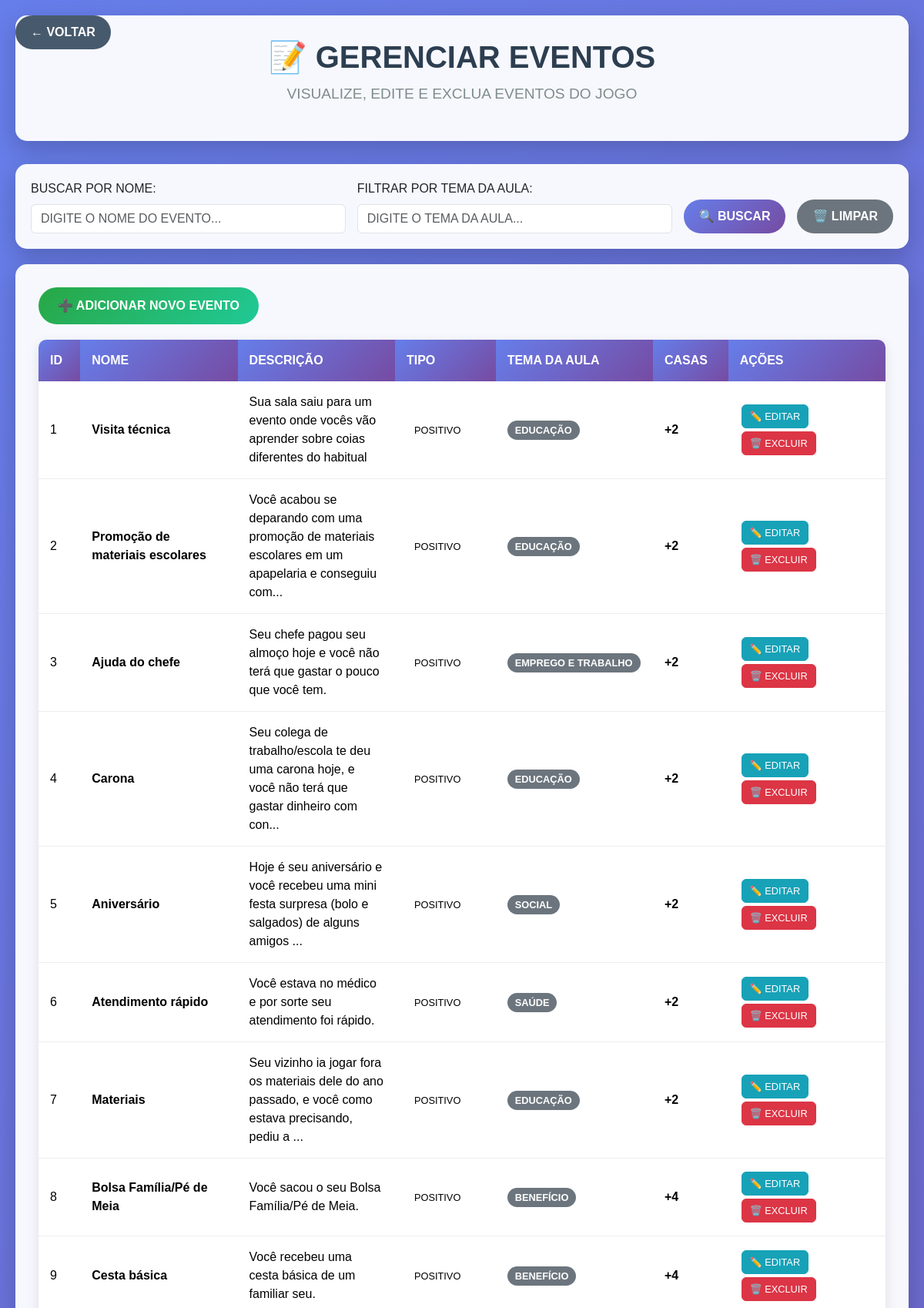
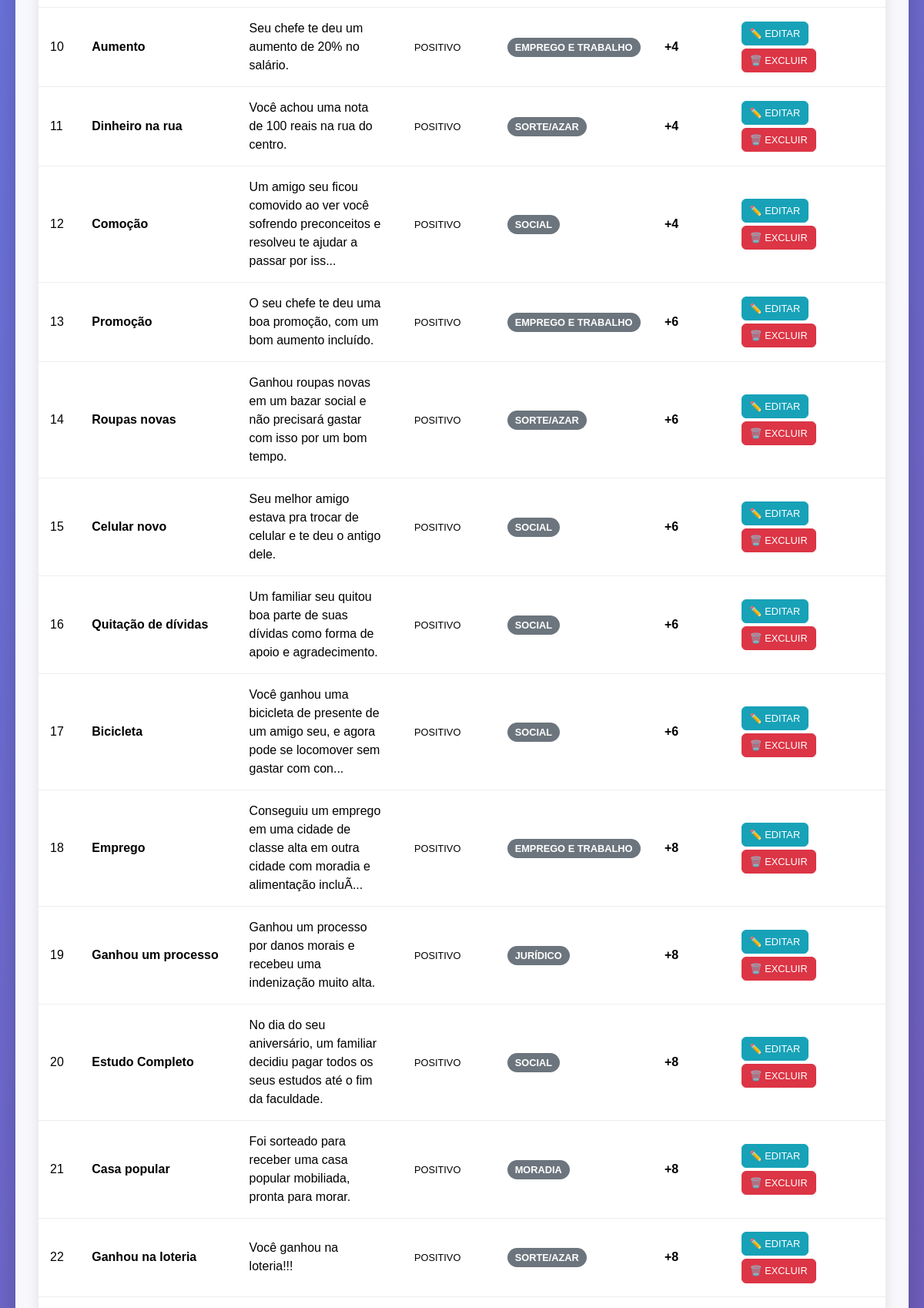
The app's page /Adm/gerenciarEventos.php (signed in, upper part) with its own data (2 pictures, top to bottom).
### tables this page shows
CREATE TABLE `tbevento` (
  `idEvento` int(11) NOT NULL,
  `nomeEvento` varchar(50) NOT NULL,
  `descricaoEvento` varchar(255) NOT NULL,
  `modificadorEvento` varchar(120) NOT NULL,
  `dificuldadeEvento` varchar(10) NOT NULL,
  `temaAula` varchar(50) DEFAULT NULL,
  `impactoEvento` varchar(50) NOT NULL,
  `casaEvento` int(100) NOT NULL
);

### Adm/gerenciarEventos.php (the view, shortened to what this page needs)
<?php include('../banco/conexao.php');
include('../includes/verificar_login.php'); ?>
<!DOCTYPE html>
<html lang="pt-BR">
<head>
    <link href="https://cdn.jsdelivr.net/npm/bootstrap@5.3.7/dist/css/bootstrap.min.css" rel="stylesheet">
    <link rel="stylesheet" href="./css/gerenciarEventos.css">
</head>
<body>
    <a href="index.php" class="back-btn">← VOLTAR</a>
    <div class="admin-container">
        <div class="admin-header">
            <h1 class="admin-title">📝 GERENCIAR EVENTOS</h1>
            <p class="admin-subtitle">VISUALIZE, EDITE E EXCLUA EVENTOS DO JOGO</p>
        </div>
        <div class="search-section">
            <form method="GET" class="search-form">
                <div class="form-group">
                    <label for="search" class="form-label">BUSCAR POR NOME:</label>
                    <input type="text" class="form-control" id="search" name="search"
                           value="<?php echo isset($_GET['search']) ? htmlspecialchars($_GET['search']) : ''; ?>"
                           placeholder="DIGITE O NOME DO EVENTO..." autocomplete="off">
                </div>
                <div class="form-group">
                    <label for="tema" class="form-label">FILTRAR POR TEMA DA AULA:</label>
                    <input type="text" class="form-control" id="tema" name="tema"
                           value="<?php echo isset($_GET['tema']) ? htmlspecialchars($_GET['tema']) : ''; ?>"
                           placeholder="DIGITE O TEMA DA AULA..." autocomplete="off">
                </div>
                <button type="submit" class="btn search-btn">🔍 BUSCAR</button>
                <a href="gerenciarEventos.php" class="btn clear-btn">🗑️ LIMPAR</a>
            </form>
        </div>
        <div class="events-section">
            <a href="cadastrarEvento.php" class="add-event-btn">➕ ADICIONAR NOVO EVENTO</a>
            <div class="events-table">
                <table class="table table-hover">
                    <thead>
                        <tr>
                            <th>ID</th>
                            <th>NOME</th>
                            <th>DESCRIÇÃO</th>
                            <th>TIPO</th>
                            <th>TEMA DA AULA</th>
                            <th>CASAS</th>
                            <th>AÇÕES</th>
                        </tr>
                    </thead>
                    <tbody>
                        <?php
                        $whereConditions = [];
                        $params = [];
                        $whereClause = !empty($whereConditions) ? 'WHERE ' . implode(' AND ', $whereConditions) : '';
                        $query = "SELECT * FROM tbevento $whereClause ORDER BY idEvento ASC";
                        $stmt = $pdo->prepare($query);
                        $stmt->execute($params);
                        while ($row = $stmt->fetch(PDO::FETCH_ASSOC)) {
                            $tipo = $row['casaEvento'] > 0 ? 'POSITIVO' : 'NEGATIVO';
                            $casas = $row['casaEvento'];
                            $temaAula = $row['temaAula'] ?? 'NÃO DEFINIDO';
                            echo "<tr>";
                            echo "<td>{$row['idEvento']}</td>";
                            echo "<td><strong>{$row['nomeEvento']}</strong></td>";
                            echo "<td>" . substr($row['descricaoEvento'], 0, 100) . (strlen($row['descricaoEvento']) > 100 ? '...' : '') . "</td>";
                            echo "<td><span class='badge-tipo badge-{$tipo}'>" . ucfirst($tipo) . "</span></td>";
                            echo "<td><span class='badge-tema'>" . htmlspecialchars($temaAula) . "</span></td>";
                            echo "<td><strong>" . ($casas > 0 ? '+' : '') . $casas . "</strong></td>";
                            echo "<td>";
                            echo "<a href='editarEvento.php?id={$row['idEvento']}' class='btn btn-action btn-edit'>✏️ EDITAR</a>";
                            echo "<a href='excluirEvento.php?id={$row['idEvento']}' class='btn btn-action btn-delete' onclick='return confirm(\"TEM CERTEZA QUE DESEJA EXCLUIR ESTE EVENTO?\")'>🗑️ EXCLUIR</a>";
                            echo "</td>";
                            echo "</tr>";
                        }
                        ?>
                    </tbody>
                </table>
            </div>
        </div>
        <br><br><br><br>
    </div>
</body>
</html>

### Adm/css/gerenciarEventos.css (style rules this page uses)
body { background: linear-gradient(135deg, #667eea 0%, #764ba2 100%); min-height: 100vh; font-family: 'Arial', sans-serif; }
.admin-container { max-width: 1400px; margin: 0 auto; padding: 20px; }
.admin-header { background: rgba(255, 255, 255, 0.95); border-radius: 15px; padding: 30px; margin-bottom: 30px; box-shadow: 0 10px 30px rgba(0, 0, 0, 0.2); text-align: center; }
.admin-title { color: #2c3e50; font-size: 2.5rem; font-weight: bold; margin-bottom: 10px; }
.admin-subtitle { color: #7f8c8d; font-size: 1.2rem; }
.events-section { background: rgba(255, 255, 255, 0.95); border-radius: 15px; padding: 30px; box-shadow: 0 10px 30px rgba(0, 0, 0, 0.2); margin-bottom: 30px; }
.events-table { background: white; border-radius: 10px; overflow: hidden; box-shadow: 0 5px 15px rgba(0, 0, 0, 0.1); }
.table thead th { background: linear-gradient(135deg, #667eea 0%, #764ba2 100%); color: white; border: none; padding: 15px; font-weight: bold; }
.table tbody td { padding: 15px; vertical-align: middle; border-bottom: 1px solid #eee; }
.badge-tipo { font-size: 0.8rem; padding: 5px 10px; border-radius: 15px; }
.badge-tema { font-size: 0.8rem; padding: 5px 10px; border-radius: 15px; background-color: #6c757d; color: white; font-weight: bold; }
.btn-action { margin: 2px; padding: 5px 10px; font-size: 0.8rem; }
.btn-edit { background-color: #17a2b8; border-color: #17a2b8; color: white; }
.btn-delete { background-color: #dc3545; border-color: #dc3545; color: white; }
.back-btn { position: fixed; top: 20px; left: 20px; background: rgba(52, 73, 94, 0.9); color: white; border: none; padding: 10px 20px; border-radius: 25px; text-decoration: none; font-weight: bold; transition: background 0.3s ease; z-index: 9999; }
.form-group { position: relative; }
.add-event-btn { background: linear-gradient(135deg, #28a745 0%, #20c997 100%); color: white; border: none; padding: 12px 25px; border-radius: 25px; text-decoration: none; font-weight: bold; transition: transform 0.3s ease; display: inline-block; margin-bottom: 20px; }
.search-section { background: rgba(255, 255, 255, 0.95); border-radius: 15px; padding: 20px; margin-bottom: 20px; box-shadow: 0 10px 30px rgba(0, 0, 0, 0.2); }
.search-form { display: flex; gap: 15px; align-items: end; flex-wrap: wrap; }
.search-form .form-group { flex: 1; min-width: 200px; }
.search-btn { background: linear-gradient(135deg, #667eea 0%, #764ba2 100%); color: white; border: none; padding: 10px 20px; border-radius: 25px; font-weight: bold; }
.clear-btn { background: #6c757d; color: white; border: none; padding: 10px 20px; border-radius: 25px; font-weight: bold; }
.table td, .table th { word-wrap: break-word; white-space: normal; max-width: 180px; }
.table td:nth-child(5) { word-wrap: break-word; white-space: normal; max-width: 180px; }

### records on screen
tbevento: idEvento "1", nomeEvento "Visita técnica", descricaoEvento "Sua sala saiu para um evento onde vocês vão aprender sobre coias diferentes do habitual", casaEvento "POSITIVO", temaAula "EDUCAÇÃO", casaEvento "2"
tbevento: idEvento "2", nomeEvento "Promoção de materiais escolares", descricaoEvento "Você acabou se deparando com uma promoção de materiais escolares em um apapelaria e conseguiu com", casaEvento "POSITIVO", temaAula "EDUCAÇÃO", casaEvento "2"
tbevento: idEvento "3", nomeEvento "Ajuda do chefe", descricaoEvento "Seu chefe pagou seu almoço hoje e você não terá que gastar o pouco que você tem.", casaEvento "POSITIVO", temaAula "EMPREGO E TRABALHO", casaEvento "2"
tbevento: idEvento "4", nomeEvento "Carona", descricaoEvento "Seu colega de trabalho/escola te deu uma carona hoje, e você não terá que gastar dinheiro com con", casaEvento "POSITIVO", temaAula "EDUCAÇÃO", casaEvento "2"
tbevento: idEvento "5", nomeEvento "Aniversário", descricaoEvento "Hoje é seu aniversário e você recebeu uma mini festa surpresa (bolo e salgados) de alguns amigos", casaEvento "POSITIVO", temaAula "SOCIAL", casaEvento "2"
tbevento: idEvento "6", nomeEvento "Atendimento rápido", descricaoEvento "Você estava no médico e por sorte seu atendimento foi rápido.", casaEvento "POSITIVO", temaAula "SAÚDE", casaEvento "2"
tbevento: idEvento "7", nomeEvento "Materiais", descricaoEvento "Seu vizinho ia jogar fora os materiais dele do ano passado, e você como estava precisando, pediu a", casaEvento "POSITIVO", temaAula "EDUCAÇÃO", casaEvento "2"
tbevento: idEvento "8", nomeEvento "Bolsa Família/Pé de Meia", descricaoEvento "Você sacou o seu Bolsa Família/Pé de Meia.", casaEvento "POSITIVO", temaAula "BENEFÍCIO", casaEvento "4"
tbevento: idEvento "9", nomeEvento "Cesta básica", descricaoEvento "Você recebeu uma cesta básica de um familiar seu.", casaEvento "POSITIVO", temaAula "BENEFÍCIO", casaEvento "4"
tbevento: idEvento "10", nomeEvento "Aumento", descricaoEvento "Seu chefe te deu um aumento de 20% no salário.", casaEvento "POSITIVO", temaAula "EMPREGO E TRABALHO", casaEvento "4"
tbevento: idEvento "11", nomeEvento "Dinheiro na rua", descricaoEvento "Você achou uma nota de 100 reais na rua do centro.", casaEvento "POSITIVO", temaAula "SORTE/AZAR", casaEvento "4"
tbevento: idEvento "12", nomeEvento "Comoção", descricaoEvento "Um amigo seu ficou comovido ao ver você sofrendo preconceitos e resolveu te ajudar a passar por iss", casaEvento "POSITIVO", temaAula "SOCIAL", casaEvento "4"
tbevento: idEvento "13", nomeEvento "Promoção", descricaoEvento "O seu chefe te deu uma boa promoção, com um bom aumento incluído.", casaEvento "POSITIVO", temaAula "EMPREGO E TRABALHO", casaEvento "6"
tbevento: idEvento "14", nomeEvento "Roupas novas", descricaoEvento "Ganhou roupas novas em um bazar social e não precisará gastar com isso por um bom tempo.", casaEvento "POSITIVO", temaAula "SORTE/AZAR", casaEvento "6"
tbevento: idEvento "15", nomeEvento "Celular novo", descricaoEvento "Seu melhor amigo estava pra trocar de celular e te deu o antigo dele.", casaEvento "POSITIVO", temaAula "SOCIAL", casaEvento "6"
tbevento: idEvento "16", nomeEvento "Quitação de dívidas", descricaoEvento "Um familiar seu quitou boa parte de suas dívidas como forma de apoio e agradecimento.", casaEvento "POSITIVO", temaAula "SOCIAL", casaEvento "6"
tbevento: idEvento "17", nomeEvento "Bicicleta", descricaoEvento "Você ganhou uma bicicleta de presente de um amigo seu, e agora pode se locomover sem gastar com con", casaEvento "POSITIVO", temaAula "SOCIAL", casaEvento "6"
tbevento: idEvento "18", nomeEvento "Emprego", descricaoEvento "Conseguiu um emprego em uma cidade de classe alta em outra cidade com moradia e alimentação incluÃ", casaEvento "POSITIVO", temaAula "EMPREGO E TRABALHO", casaEvento "8"
tbevento: idEvento "19", nomeEvento "Ganhou um processo", descricaoEvento "Ganhou um processo por danos morais e recebeu uma indenização muito alta.", casaEvento "POSITIVO", temaAula "JURÍDICO", casaEvento "8"
tbevento: idEvento "20", nomeEvento "Estudo Completo", descricaoEvento "No dia do seu aniversário, um familiar decidiu pagar todos os seus estudos até o fim da faculdade.", casaEvento "POSITIVO", temaAula "SOCIAL", casaEvento "8"
tbevento: idEvento "21", nomeEvento "Casa popular", descricaoEvento "Foi sorteado para receber uma casa popular mobiliada, pronta para morar.", casaEvento "POSITIVO", temaAula "MORADIA", casaEvento "8"
tbevento: idEvento "22", nomeEvento "Ganhou na loteria", descricaoEvento "Você ganhou na loteria!!!", casaEvento "POSITIVO", temaAula "SORTE/AZAR", casaEvento "8"
